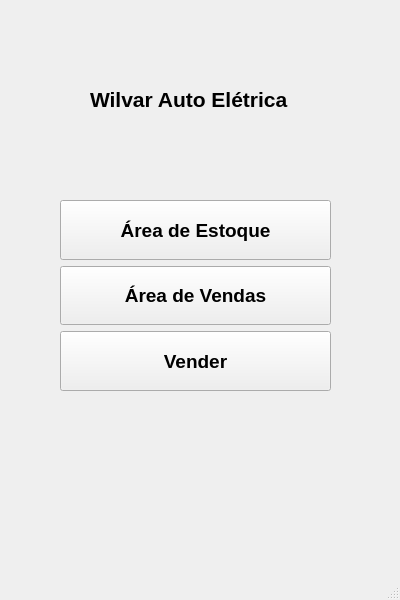
<?xml version="1.0" encoding="UTF-8"?>
<ui version="4.0">
 <class>TelaPrincipal</class>
 <widget class="QMainWindow" name="TelaPrincipal">
  <property name="geometry">
   <rect>
    <x>0</x>
    <y>0</y>
    <width>400</width>
    <height>600</height>
   </rect>
  </property>
  <property name="windowTitle">
   <string>TelaPrincipal</string>
  </property>
  <widget class="QWidget" name="centralwidget">
   <widget class="QLabel" name="label">
    <property name="geometry">
     <rect>
      <x>90</x>
      <y>70</y>
      <width>211</width>
      <height>60</height>
     </rect>
    </property>
    <property name="sizePolicy">
     <sizepolicy hsizetype="Preferred" vsizetype="Preferred">
      <horstretch>0</horstretch>
      <verstretch>0</verstretch>
     </sizepolicy>
    </property>
    <property name="text">
     <string>&lt;html&gt;&lt;head/&gt;&lt;body&gt;&lt;p&gt;&lt;span style=&quot; font-size:16pt; font-weight:700;&quot;&gt;Wilvar Auto Elétrica&lt;/span&gt;&lt;/p&gt;&lt;/body&gt;&lt;/html&gt;</string>
    </property>
   </widget>
   <widget class="QWidget" name="">
    <property name="geometry">
     <rect>
      <x>60</x>
      <y>200</y>
      <width>271</width>
      <height>191</height>
     </rect>
    </property>
    <property name="sizePolicy">
     <sizepolicy hsizetype="Preferred" vsizetype="Preferred">
      <horstretch>0</horstretch>
      <verstretch>0</verstretch>
     </sizepolicy>
    </property>
    <layout class="QVBoxLayout" name="verticalLayout">
     <item>
      <widget class="QPushButton" name="pushButton_area_estoque">
       <property name="sizePolicy">
        <sizepolicy hsizetype="Minimum" vsizetype="Preferred">
         <horstretch>0</horstretch>
         <verstretch>0</verstretch>
        </sizepolicy>
       </property>
       <property name="font">
        <font>
         <pointsize>14</pointsize>
         <bold>true</bold>
        </font>
       </property>
       <property name="text">
        <string>Área de Estoque</string>
       </property>
      </widget>
     </item>
     <item>
      <widget class="QPushButton" name="pushButton_area_vendas">
       <property name="sizePolicy">
        <sizepolicy hsizetype="Minimum" vsizetype="Preferred">
         <horstretch>0</horstretch>
         <verstretch>0</verstretch>
        </sizepolicy>
       </property>
       <property name="font">
        <font>
         <pointsize>14</pointsize>
         <bold>true</bold>
        </font>
       </property>
       <property name="text">
        <string>Área de Vendas</string>
       </property>
      </widget>
     </item>
     <item>
      <widget class="QPushButton" name="pushButton_vender">
       <property name="sizePolicy">
        <sizepolicy hsizetype="Minimum" vsizetype="Preferred">
         <horstretch>0</horstretch>
         <verstretch>0</verstretch>
        </sizepolicy>
       </property>
       <property name="font">
        <font>
         <pointsize>14</pointsize>
         <bold>true</bold>
        </font>
       </property>
       <property name="text">
        <string>Vender</string>
       </property>
      </widget>
     </item>
    </layout>
   </widget>
  </widget>
  <widget class="QMenuBar" name="menubar">
   <property name="geometry">
    <rect>
     <x>0</x>
     <y>0</y>
     <width>400</width>
     <height>22</height>
    </rect>
   </property>
  </widget>
  <widget class="QStatusBar" name="statusbar"/>
 </widget>
 <resources/>
 <connections/>
</ui>
